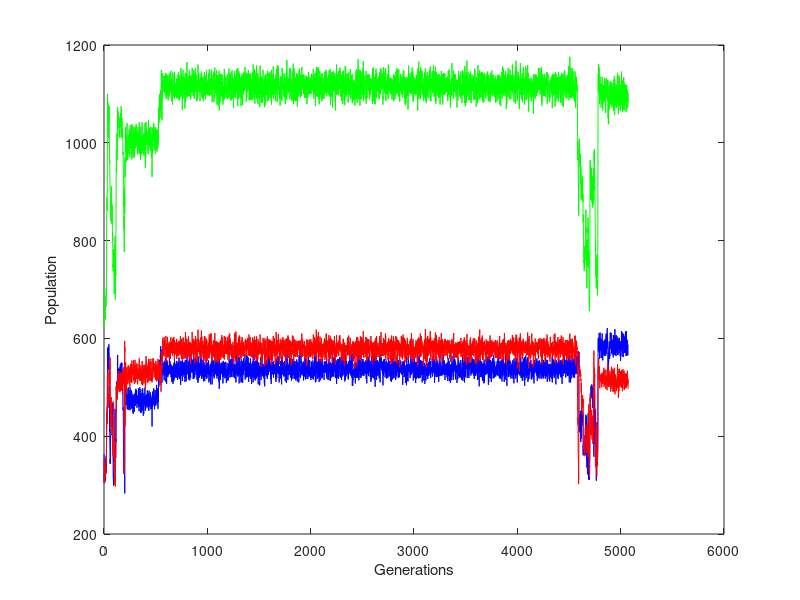

The MATLAB script that drew this image: (Note: this script raises an error after producing the figure.)

%--------------------------------------------
J=importdata('14mat.txt');
B=importdata('14pop.txt');
x1= B(:, 1);
x2= B(:, 2);
x3= B(:, 3);
x4= B(:, 4);

plot(x1, x2, 'b', x1, x3, 'r', x1, x4, 'g');
xlabel('Generations');
ylabel('Population')
%--------------------------------------------
A=importdata('14seppop.txt');
[n,m]=size(A);


D=[0];
C=[0];
E=[0];
F=[0];

CCom1= zeros(n,1);
CCom2= zeros(n,1);
x=(m+1)/2;
for i = 1:n
   count=0;
   Com1=0;
%    h = 0.055*x2(i,1);
%    g = 0.05*x3(i,1);
   for j= 2:x
       if A(i,j) > 0
            D=cat(1, D, j-2);
            count = count + 1;
           %Centre of mass
            Com1 = Com1 + (j-2)*A(i,j);
           %----------------------
       end
   end
   
   X = i*ones(count,1);
   C=cat(1,C,X);
   count2=0;
   Com2=0;
   
   %Centre of mass 
   CCom1(i, 1)= Com1/x2(i,1);
   %----------------
   for k= x+1:m
       if A(i,k) > 0
            F=cat(1, F, (k-2));
            count2 = count2 + 1;
           %Centre of mass
            Com2 = Com2 + (k-2)*A(i,k);
           %--------------------
       end 
   end
   
   Y = i*ones(count2,1);
   E =cat(1,E,Y);
   
   %Centre of mass
   CCom2(i,1)= Com2/x3(i,1);
   
end
display("BOOP");
figure
scatter(C, D, '.', 'b' );
hold on;
scatter(E, F, '.', 'r');
hold on;
plot(x1, CCom1,'g' , x1, CCom2, 'g');
xlabel('Generation');
ylabel('Species Label');
